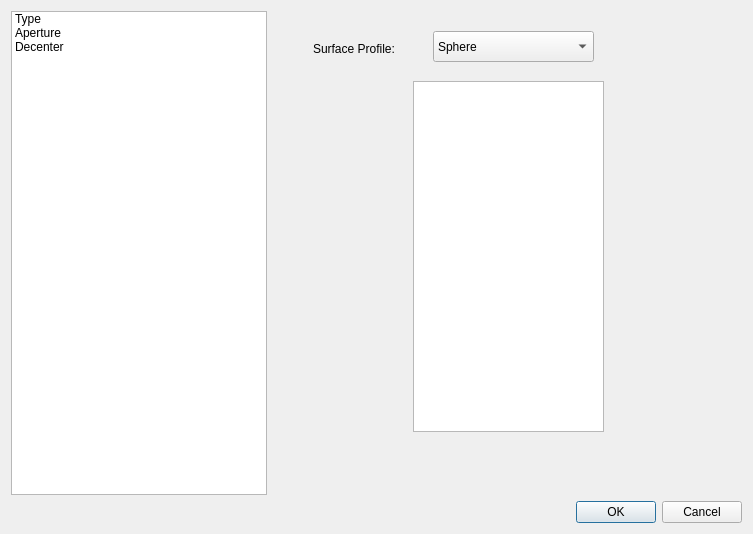
<?xml version="1.0" encoding="UTF-8"?>
<ui version="4.0">
 <class>SurfacePropertyDialog</class>
 <widget class="QDialog" name="SurfacePropertyDialog">
  <property name="geometry">
   <rect>
    <x>0</x>
    <y>0</y>
    <width>753</width>
    <height>534</height>
   </rect>
  </property>
  <property name="windowTitle">
   <string>Dialog</string>
  </property>
  <layout class="QGridLayout" name="gridLayout">
   <item row="0" column="0">
    <widget class="QListWidget" name="listSurfaceProperty">
     <property name="sizePolicy">
      <sizepolicy hsizetype="Minimum" vsizetype="Preferred">
       <horstretch>0</horstretch>
       <verstretch>0</verstretch>
      </sizepolicy>
     </property>
     <property name="maximumSize">
      <size>
       <width>500</width>
       <height>16777215</height>
      </size>
     </property>
     <item>
      <property name="text">
       <string>Type</string>
      </property>
     </item>
     <item>
      <property name="text">
       <string>Aperture</string>
      </property>
     </item>
     <item>
      <property name="text">
       <string>Decenter</string>
      </property>
     </item>
    </widget>
   </item>
   <item row="0" column="1">
    <widget class="QStackedWidget" name="stackSurfaceProperty">
     <property name="sizePolicy">
      <sizepolicy hsizetype="Preferred" vsizetype="Preferred">
       <horstretch>0</horstretch>
       <verstretch>0</verstretch>
      </sizepolicy>
     </property>
     <property name="currentIndex">
      <number>0</number>
     </property>
     <widget class="QWidget" name="page_Type">
      <widget class="QComboBox" name="comboSurfaceType">
       <property name="geometry">
        <rect>
         <x>160</x>
         <y>20</y>
         <width>161</width>
         <height>31</height>
        </rect>
       </property>
       <item>
        <property name="text">
         <string>Sphere</string>
        </property>
       </item>
       <item>
        <property name="text">
         <string>Even Asphere</string>
        </property>
       </item>
      </widget>
      <widget class="QLabel" name="label">
       <property name="geometry">
        <rect>
         <x>40</x>
         <y>30</y>
         <width>101</width>
         <height>16</height>
        </rect>
       </property>
       <property name="text">
        <string>Surface Profile: </string>
       </property>
      </widget>
      <widget class="QTableWidget" name="tableProfileData">
       <property name="geometry">
        <rect>
         <x>140</x>
         <y>70</y>
         <width>191</width>
         <height>351</height>
        </rect>
       </property>
      </widget>
     </widget>
     <widget class="QWidget" name="page_Aperture">
      <widget class="QLabel" name="label_2">
       <property name="geometry">
        <rect>
         <x>20</x>
         <y>30</y>
         <width>101</width>
         <height>16</height>
        </rect>
       </property>
       <property name="text">
        <string>Aperture Type: </string>
       </property>
      </widget>
      <widget class="QComboBox" name="comboApertureType">
       <property name="geometry">
        <rect>
         <x>120</x>
         <y>20</y>
         <width>131</width>
         <height>32</height>
        </rect>
       </property>
       <item>
        <property name="text">
         <string>None</string>
        </property>
       </item>
       <item>
        <property name="text">
         <string>Circular</string>
        </property>
       </item>
      </widget>
      <widget class="QStackedWidget" name="stackApertureType">
       <property name="geometry">
        <rect>
         <x>10</x>
         <y>70</y>
         <width>441</width>
         <height>391</height>
        </rect>
       </property>
       <property name="currentIndex">
        <number>0</number>
       </property>
       <widget class="QWidget" name="page_None"/>
       <widget class="QWidget" name="page_Circular">
        <layout class="QGridLayout" name="gridLayout_2">
         <item row="0" column="1">
          <widget class="QLineEdit" name="editCircularRadius">
           <property name="sizePolicy">
            <sizepolicy hsizetype="Fixed" vsizetype="Fixed">
             <horstretch>0</horstretch>
             <verstretch>0</verstretch>
            </sizepolicy>
           </property>
          </widget>
         </item>
         <item row="0" column="2">
          <spacer name="horizontalSpacer">
           <property name="orientation">
            <enum>Qt::Horizontal</enum>
           </property>
           <property name="sizeHint" stdset="0">
            <size>
             <width>40</width>
             <height>20</height>
            </size>
           </property>
          </spacer>
         </item>
         <item row="0" column="0">
          <widget class="QLabel" name="label_3">
           <property name="text">
            <string>Radius: </string>
           </property>
          </widget>
         </item>
         <item row="1" column="1">
          <spacer name="verticalSpacer">
           <property name="orientation">
            <enum>Qt::Vertical</enum>
           </property>
           <property name="sizeHint" stdset="0">
            <size>
             <width>20</width>
             <height>40</height>
            </size>
           </property>
          </spacer>
         </item>
        </layout>
       </widget>
      </widget>
     </widget>
     <widget class="QWidget" name="page_Decenter"/>
    </widget>
   </item>
   <item row="1" column="0" colspan="2">
    <widget class="QDialogButtonBox" name="buttonBox">
     <property name="orientation">
      <enum>Qt::Horizontal</enum>
     </property>
     <property name="standardButtons">
      <set>QDialogButtonBox::Cancel|QDialogButtonBox::Ok</set>
     </property>
    </widget>
   </item>
  </layout>
 </widget>
 <resources/>
 <connections>
  <connection>
   <sender>buttonBox</sender>
   <signal>accepted()</signal>
   <receiver>SurfacePropertyDialog</receiver>
   <slot>accept()</slot>
   <hints>
    <hint type="sourcelabel">
     <x>248</x>
     <y>254</y>
    </hint>
    <hint type="destinationlabel">
     <x>157</x>
     <y>274</y>
    </hint>
   </hints>
  </connection>
  <connection>
   <sender>buttonBox</sender>
   <signal>rejected()</signal>
   <receiver>SurfacePropertyDialog</receiver>
   <slot>reject()</slot>
   <hints>
    <hint type="sourcelabel">
     <x>316</x>
     <y>260</y>
    </hint>
    <hint type="destinationlabel">
     <x>286</x>
     <y>274</y>
    </hint>
   </hints>
  </connection>
 </connections>
</ui>
